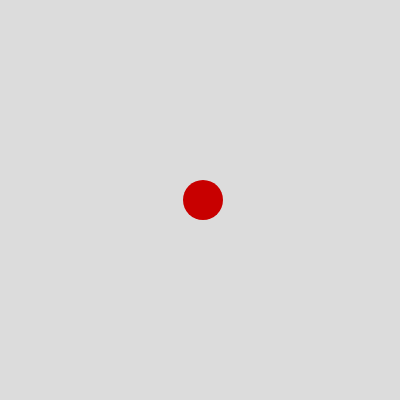
Frame 1 (no input)
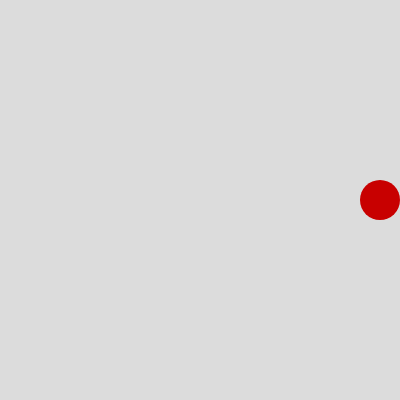
Frame 60 (no input)
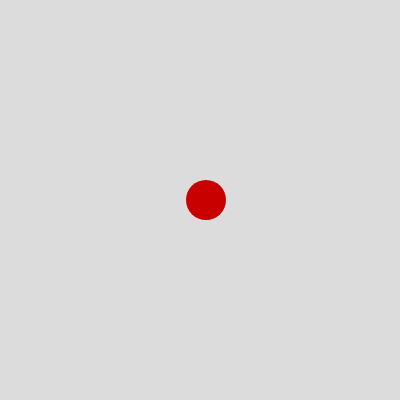
Frame 120 (the mouse pressed at the canvas centre since frame 60)

The p5.js sketch that drew these frames (run headless with seeded random() and noise() and a simulated clock; from frame 60 on, the mouse is pressed at the canvas centre):

// p5.js sketch
// ── sketch.js
// A simple one dimensional animation of a circle bouncing back and forth
//
// By Jon Froehlich
// http://makeabilitylab.io
// 
// See:
//  - https://learning.oreilly.com/library/view/make-getting-started/9781457186769/ch08.html#motion


let x;
let y;
let xSpeed = 3; // moves 3 pixels per frame
let diameter = 40;

function setup() {
  createCanvas(400, 400);
  // Accessibility: text description of the canvas for screen readers
  // https://p5js.org/reference/p5/describe/
  describe("A red circle that moves horizontally and bounces back and forth between the left and right edges of the canvas.");
  x = width / 2;
  y = height / 2;
  fill(200, 0, 0);
  noStroke();
}

function draw() {
  background(220);
  x += xSpeed;
  ellipse(x, y, diameter);
  
  // check to make sure it doesn't go offscreen
  let radius = diameter / 2;
  if(x - radius < 0 || x + radius > width){
    xSpeed = xSpeed * -1;
  }
}
